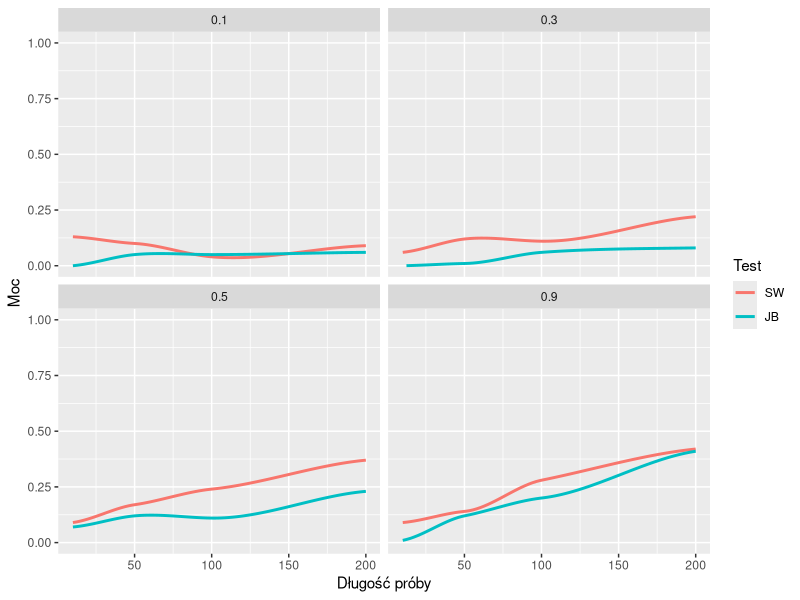
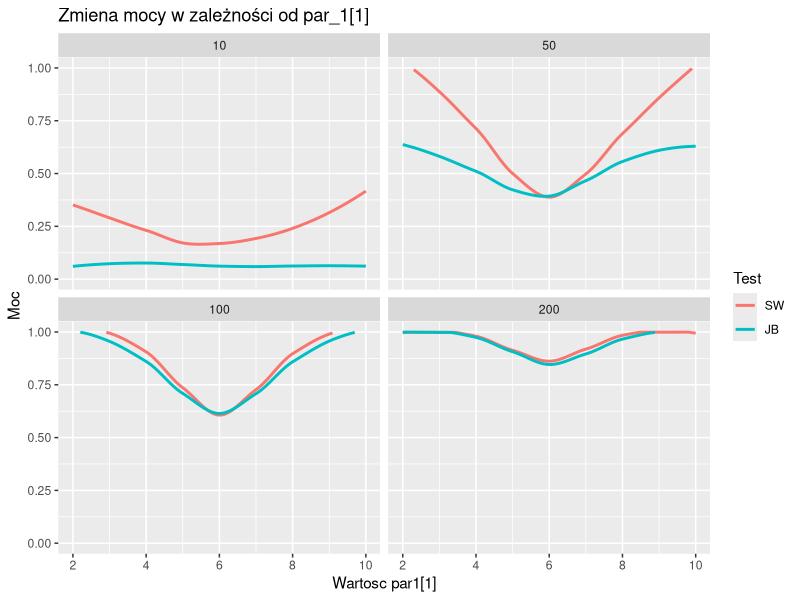
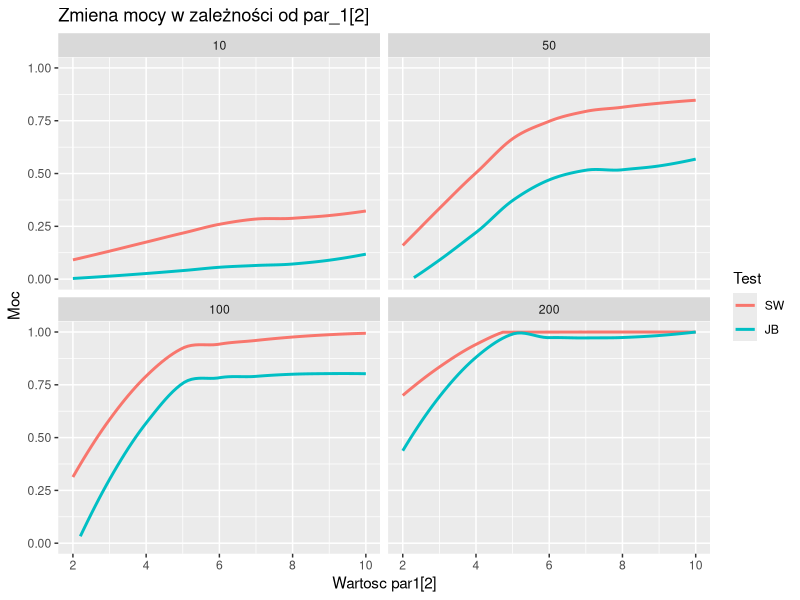
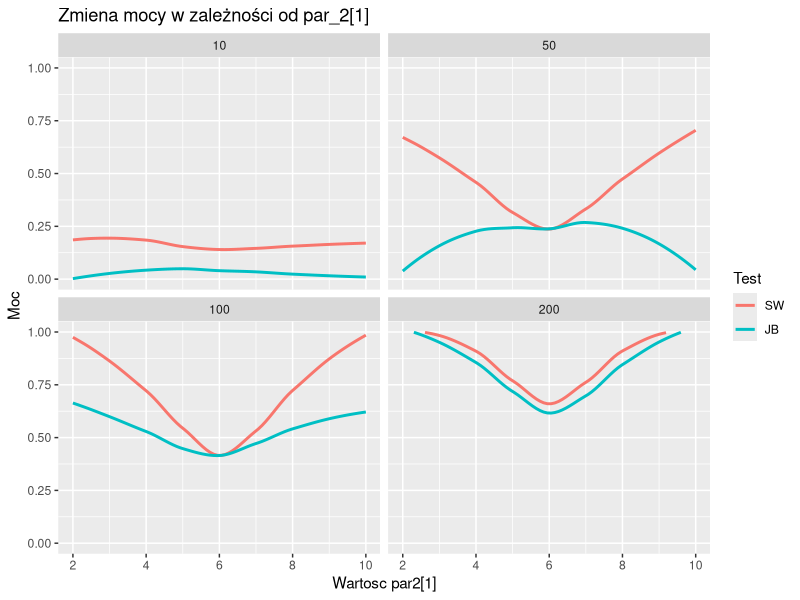
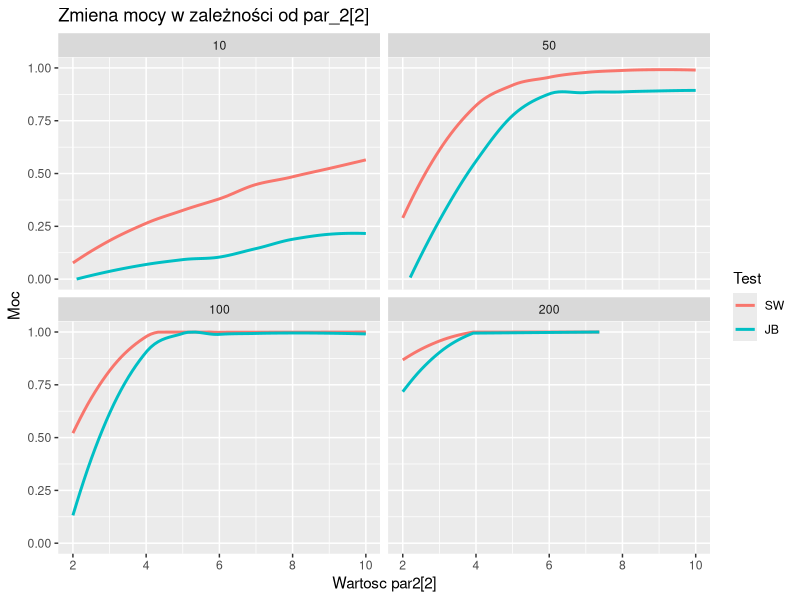
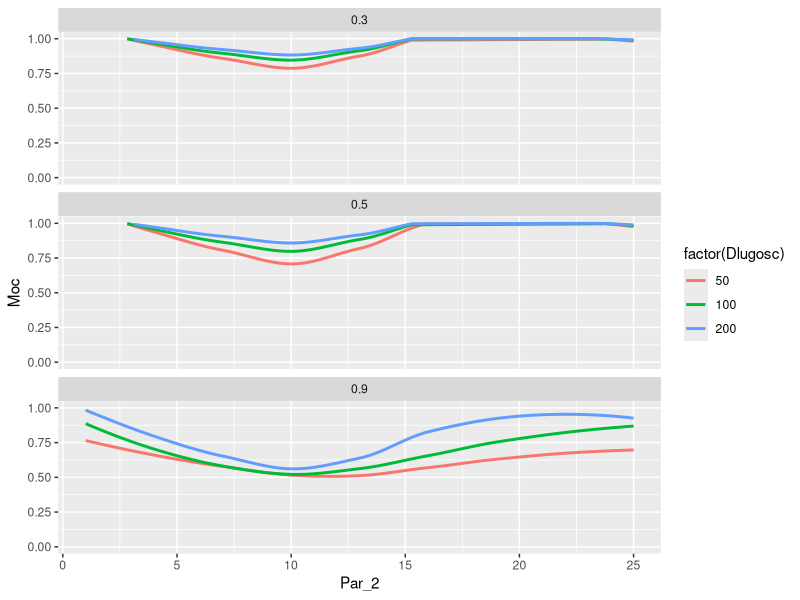

Recreate these plots in R, in order.
## ---- chunk 1
library(dplyr)
library(tidyr)
library(ggplot2)
library(tseries)
## ---- chunk 2
rmix <- function(n,family_1,par_1,family_2,par_2,p){
  
  prob <- sample(c(1,2), n, prob = c(p, 1-p), replace = T)
  
  sample1 <- eval(
    parse( text = 
             paste0("r", family_1, "(length(which(prob == 1)), ", 
                    paste(par_1, collapse = ", "),
                    ")"))
  )
  sample2 <- eval(
    parse( text = 
             paste0("r", family_2, "(length(which(prob == 2)), ", 
                    paste(par_2, collapse = ","),
                    ")"))
  )
  c(sample1,sample2)
}
## ---- chunk 3
#długość
n <- c(10,50,100,200)
#prawdopodobieństwo
p <- c(0.1,0.3,0.5,0.9)
#par_1
par1 <- c(5,4)
#par_2
par2 <- c(10,5)
#ilość symulacji
N <- 100
#alpha, która pozwala na badanie mocy testów
alpha <- 0.1
#testy - skrótowe nazy testów którymi posługuję się w projekcie
testy <- c("SW","JB")
## ---- chunk 4
data1 <- expand.grid(n,p,testy)
colnames(data1) <- c("Dlugosc", "Prawdopodobienstwo","Test")

## ---- chunk 5
set.seed(20)

powers <- sapply(1:nrow(data1),
                 function(i){
                   n <- data1[i, 1]
                   p <- data1[i, 2]
                   test <- data1[i, 3]
                   
                   p_vector <- sapply(rep(n, N), function(x){
                     sample <- rmix(n, "norm", par1, "norm", par2, p)
                     
                     if (test == "SW"){
                       result <- shapiro.test(sample)$p.value
                     } else if (test == "JB"){
                       result <- jarque.bera.test(sample)$p.value
                     }   
                     result
                   })
                   mean(p_vector < alpha)
                 })

data2 <- bind_cols(data1, Moc = powers)
## ---- chunk 6
ggplot(data2,aes(x = Dlugosc, y = Moc, color = Test)) +
  labs(x = "Długość próby", y = "Moc") +
  geom_smooth(se = F) + 
  facet_wrap(~ Prawdopodobienstwo, nrow = 3) +
  ylim(0,1)
## ---- chunk 7
#długość
n <- c(10,50,100,200)
#prawdopodobieństwo
p <- 0.6
#par_2
par2 <- c(6,2)
#dane do zmiany
zmiana <- seq(2,10, by = .25)


data3 <- expand.grid(Dlugosc = n, Prawdo = p, Zmiana = zmiana, Test = testy)
## ---- chunk 8
set.seed(20)

powers <- sapply(1:nrow(data3),
                 function(i){
                   n <- data3[i, 1]
                   par1 <- data3[i, 3]  
                   test <- data3[i, 4]
                   
                   p_vector <- sapply(rep(n, N), function(x){
                     sample <- rmix(n, "norm", c(par1,1), "norm", par2, p)
                     
                     if (test == "SW"){
                       result <- shapiro.test(sample)$p.value
                     } else if (test == "JB"){
                       result <- jarque.bera.test(sample)$p.value
                     }   
                     result
                   })
                   mean(p_vector < alpha)
                 })

data4 <- bind_cols(data3, Moc = powers)

  ggplot(data4,aes(x = Zmiana, y = Moc, color = Test)) +
  labs(title = "Zmiena mocy w zależności od par_1[1]", x = "Wartosc par1[1]", y = "Moc") +
  geom_smooth(se = F) + 
  facet_wrap(~ Dlugosc, nrow = 3) +
  ylim(0,1)
## ---- chunk 9
set.seed(20)

powers <- sapply(1:nrow(data3),
                 function(i){
                   n <- data3[i, 1]
                   par1 <- data3[i, 3]  
                   test <- data3[i, 4]
                   
                   p_vector <- sapply(rep(n, N), function(x){
                     sample <- rmix(n, "norm", c(1,par1), "norm", par2, p)
                     
                     if (test == "SW"){
                       result <- shapiro.test(sample)$p.value
                     } else if (test == "JB"){
                       result <- jarque.bera.test(sample)$p.value
                     }   
                     result
                   })
                   mean(p_vector < alpha)
                 })

data4 <- bind_cols(data3, Moc = powers)


  ggplot(data4,aes(x = Zmiana, y = Moc, color = Test)) +
  labs(title = "Zmiena mocy w zależności od par_1[2]", x = "Wartosc par1[2]", y = "Moc") +
  geom_smooth(se = F) + 
  facet_wrap(~ Dlugosc, nrow = 3) +
  ylim(0,1)
## ---- chunk 10
#długość
n <- c(10,50,100,200)
#prawdopodobieństwo
p <- 0.6
#par_2
par1 <- c(6,2)
#dane do zmiany
zmiana <- seq(2,10, by = .25)

data3 <- expand.grid(Dlugosc = n, Prawdo = p, Zmiana = zmiana, Test = testy)
## ---- chunk 11
set.seed(20)
powers <- sapply(1:nrow(data3),
                 function(i){
                   n <- data3[i, 1]
                   par2 <- data3[i, 3]  
                   test <- data3[i, 4]
                   
                   p_vector <- sapply(rep(n, N), function(x){
                     sample <- rmix(n, "norm", par1, "norm", c(par2,1), p)
                     
                     if (test == "SW"){
                       result <- shapiro.test(sample)$p.value
                     } else if (test == "JB"){
                       result <- jarque.bera.test(sample)$p.value
                     }   
                     result
                   })
                   mean(p_vector < alpha)
                 })

data4 <- bind_cols(data3, Moc = powers)

  ggplot(data4,aes(x = Zmiana, y = Moc, color = Test)) +
  labs(title = "Zmiena mocy w zależności od par_2[1]", x = "Wartosc par2[1]", y = "Moc") +
  geom_smooth(se = F) + 
  facet_wrap(~ Dlugosc, nrow = 3) +
  ylim(0,1)
## ---- chunk 12
set.seed(20)
powers <- sapply(1:nrow(data3),
                 function(i){
                   n <- data3[i, 1]
                   par2 <- data3[i, 3]  
                   test <- data3[i, 4]
                   
                   p_vector <- sapply(rep(n, N), function(x){
                     sample <- rmix(n, "norm", par1, "norm", c(1,par2), p)
                     
                     if (test == "SW"){
                       result <- shapiro.test(sample)$p.value
                     } else if (test == "JB"){
                       result <- jarque.bera.test(sample)$p.value
                     }   
                     result
                   })
                   mean(p_vector < alpha)
                 })

data4 <- bind_cols(data3, Moc = powers)


  ggplot(data4,aes(x = Zmiana, y = Moc, color = Test)) +
  labs(title = "Zmiena mocy w zależności od par_2[2]", x = "Wartosc par2[2]", y = "Moc") +
  geom_smooth(se = F) + 
  facet_wrap(~ Dlugosc, nrow = 3) +
  ylim(0,1)
## ---- chunk 13
#długość
n <- c(50,100,200)
#prawdopodobieństwo
p <- c(0.3,0.5,0.9)
#par_1
par1 <- c(10)
#par_2
par2 <- c(1:25) 
#ilość symulacji
N <- 100
#alpha, która pozwala na badanie mocy testów
alpha <- 0.5

data1 <- expand.grid(Par2 = par2, Dlugosc = n, Prawdo = p)
## ---- chunk 14
p_vector <- 0
powers1 <- 0
## ---- chunk 15
set.seed(20)
for (i in 1:nrow(data1)) {
  n <- data1[i, 2]
  par2 <- data1[i, 1]  
  p <- data1[i, 3]
  for (j in 1:N) {
    sample <- rmix(n, "pois", par1, "pois", par2, p)
    sampleP <- rpois(n, par1)
    p_vector[j] <- wilcox.test(sample, sampleP, paired = T)$p.value 
  }
  powers1[i] <- mean(p_vector < alpha)
}
## ---- chunk 16
data2 <- bind_cols(data1, Moc = powers1)
## ---- chunk 17
  ggplot(data2) +
  labs(x = "Par_2", y = "Moc") +
  geom_smooth(aes(x = Par2, y = Moc, color = factor(Dlugosc)), se = F) + 
  facet_wrap(~ Prawdo, nrow = 4) +
  ylim(0,1)
